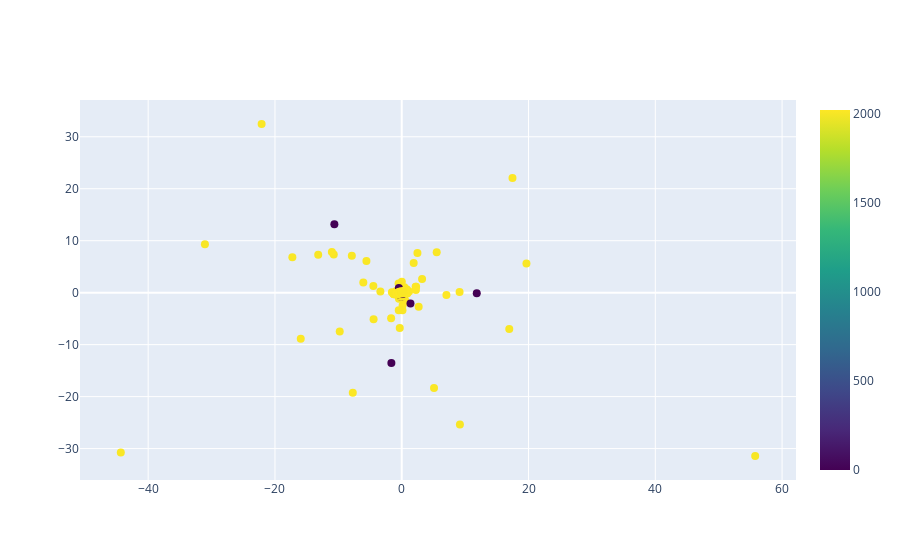

This figure's notebook cell:
### Markdown cell above
**Plotting the results**

Using plotly, I plotted the results so that it becomes easier to explore similar songs based on their colors and clusters.

### Code cell
from plotly.offline import download_plotlyjs, init_notebook_mode, plot, iplot

init_notebook_mode(connected=True)

import plotly.graph_objs as go

trace1 = go.Scatter(
    y = two_dimensional_songs['Y'],
    x = two_dimensional_songs['X'],
    text = two_dimensional_songs['cancion'],
    mode='markers',
    marker=dict(
        size= 8,#'7',
        color = two_dimensional_songs['anyo'], #set color equal to a variable
        colorscale='Viridis',
        showscale=True
    )
)
data = [trace1]

iplot(data)
#Grafico1

### Figure 1 — Plotly figure (JSON) as saved in the notebook; plotly's stock layout.template omitted (floating-point values rounded to 4 significant figures; data arrays with more than 128 entries replaced by an {"elided": "..."} marker saying what was removed)
{"data": [{"marker": {"color": {"elided": "932 int values"}, "colorscale": [[0, "#440154"], [0.1111, "#482878"], [0.2222, "#3e4989"], [0.3333, "#31688e"], [0.4444, "#26828e"], [0.5556, "#1f9e89"], [0.6667, "#35b779"], [0.7778, "#6ece58"], [0.8889, "#b5de2b"], [1, "#fde725"]], "showscale": true, "size": 8}, "mode": "markers", "text": {"elided": "932 str values"}, "type": "scatter", "x": {"elided": "932 float values"}, "y": {"elided": "932 float values"}}], "layout": {}}
